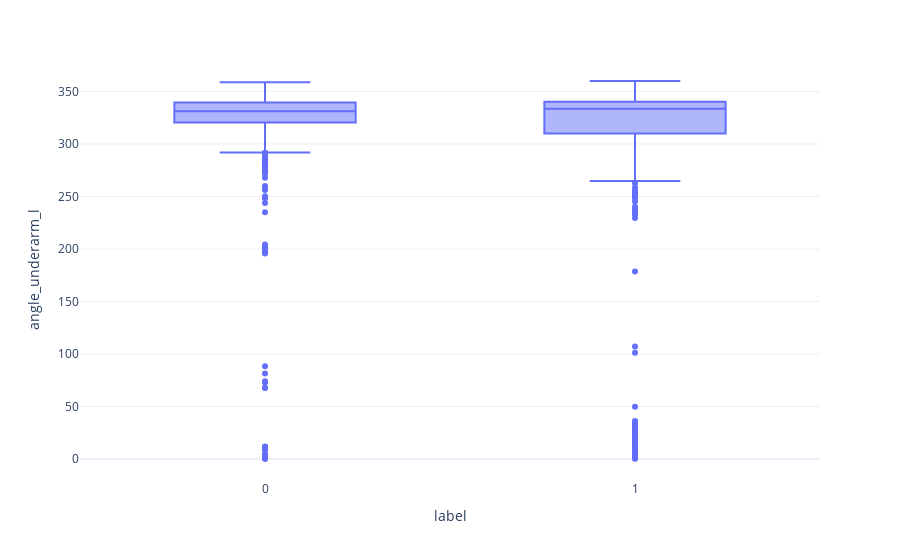

Write notebook code for a chart like this one.
### Code cell
find_relation(df, 'label', 'angle_underarm_l')

### Figure 1 — Plotly figure (JSON) as saved in the notebook; plotly's stock layout.template omitted (floating-point values rounded to 4 significant figures; data arrays with more than 128 entries replaced by an {"elided": "..."} marker saying what was removed)
{"data": [{"alignmentgroup": "True", "hovertemplate": "label=%{x}<br>angle_underarm_l=%{y}<extra></extra>", "legendgroup": "", "marker": {"color": "#636efa"}, "name": "", "notched": false, "offsetgroup": "", "orientation": "v", "quartilemethod": "exclusive", "showlegend": false, "type": "box", "x": {"elided": "1613 int values"}, "x0": " ", "xaxis": "x", "y": {"elided": "1613 float values"}, "y0": " ", "yaxis": "y"}], "layout": {"boxmode": "group", "legend": {"tracegroupgap": 0}, "margin": {"t": 60}, "xaxis": {"anchor": "y", "domain": [0, 1], "title": {"text": "label"}}, "yaxis": {"anchor": "x", "domain": [0, 1], "title": {"text": "angle_underarm_l"}}}}
